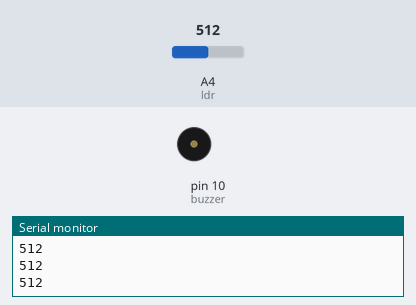
This sketch was run on a simulated Arduino Uno, built with avr-gcc and run on an emulated ATmega328P. On the bench: buzzer (waves = sounding), the last lines printed to the serial monitor. The inputs (shaded band) are chosen by the test bench; at power-on: A4 (ldr) = 512.

Above: at 1.2 s.
1.3 s: A4 (ldr) set to 134
2.8 s: A4 (ldr) set to 110
At 3.5 s:
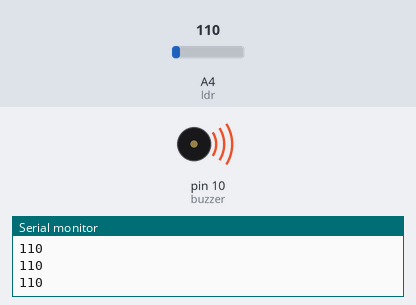
Timing chart, 0 to 5.8 s (numbered marks = the images above; inputs shaded):
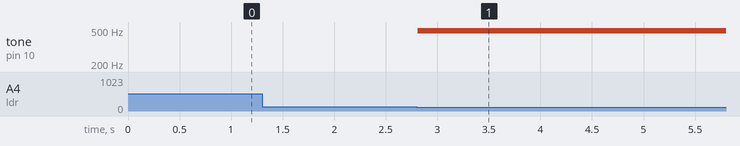

Measured:
- the behaviour switches between 121 and 120 on A4 (ldr) (found by bisection; images 0 and 1)
- after the input at 2.8 s, tone on pin 10 (buzzer): silent → 490 Hz at once

The sketch:

tripwire.ino
```cpp
#define buzzer 10
#define ldr    A4
#define LIGHT 120

void setup() {
  pinMode(buzzer,OUTPUT);
  pinMode(ldr,INPUT);
  Serial.begin(9600);
}

void loop() {
 int val = analogRead(ldr);
 Serial.println(val);
 analogWrite(buzzer, (( val <= LIGHT )? 224:0));
}
```
